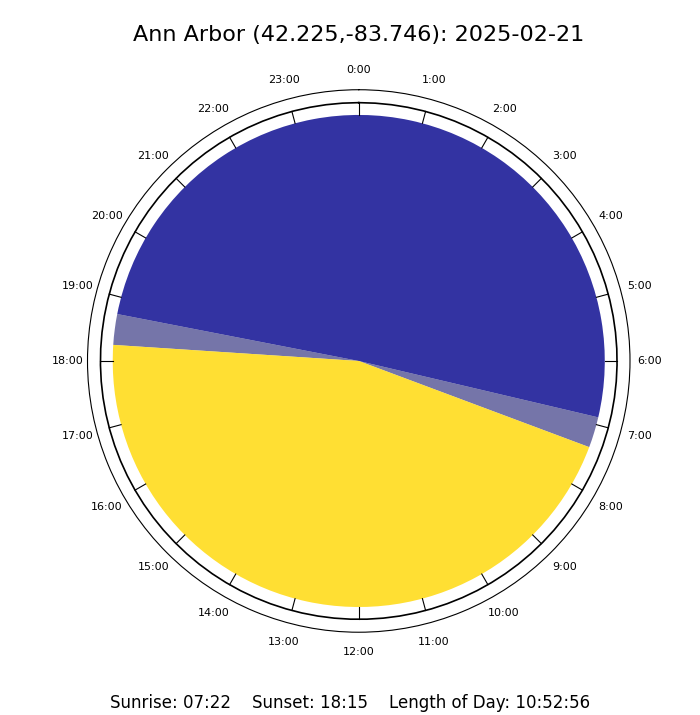

This figure's Python source:
'''
Create a plot showing the daylight hours for the current date.
'''
import numpy as np
import matplotlib.pyplot as plt
from matplotlib.projections.polar import PolarAxes
from typing import cast
from astral import LocationInfo
from astral.sun import sun
from datetime import datetime
import pytz

# Define location
my_latitude: float = 42.22530
my_longitude: float = -83.74567
my_location_name: str = "Ann Arbor"
my_region: str = "Michigan/USA"
my_tz: str = "US/Eastern"

location = LocationInfo(
    my_location_name, 
    my_region, 
    my_tz, 
    my_latitude, 
    my_longitude
)

# Define target date
target_date = datetime.today()
# target_date = datetime(2025, 2, 16)

# List available timezones
# from astral import zoneinfo
# print(zoneinfo.available_timezones())

# Get sunrise, sunset, and twilight times
tz = pytz.timezone(location.timezone)
s = sun(location.observer, date=target_date, tzinfo=tz)

print(f"tz = {tz}")
print(f"date = {target_date}")
print(f"Sunrise: {s['sunrise']}, Sunset: {s['sunset']}")
print(f"Dawn: {s['dawn']}, Dusk: {s['dusk']}")

# Extract times
times = {
    "midnight": datetime.strptime("00:00", "%H:%M").time(),
    "noon": datetime.strptime("12:00", "%H:%M").time(),
    "sunrise": s['sunrise'].time(),
    "sunset": s['sunset'].time(),
    "first_light": s['dawn'].time(),
    "last_light": s['dusk'].time()
}

# Convert time to polar angle (0:00 at top, 12:00 at bottom)
def time_to_angle(time):
    return (time.hour + time.minute / 60) / 24 * 2 * np.pi


# TODO: re-factor into a function
# Create polar plot
fig, ax = plt.subplots(figsize=(7, 7), subplot_kw={'projection': 'polar'})
ax = cast(PolarAxes, ax)  # Tell Pylance that ax is a PolarAxes
ax.set_theta_zero_location('N')  # Midnight at top
ax.set_theta_direction(-1)  # Clockwise rotation

# Full circle for reference
full_circle = 2 * np.pi

angles = {k: time_to_angle(v) for k, v in times.items()}

# Fill nighttime (dusk to dawn)
night_width = (angles['first_light'] - angles['last_light']) % full_circle
ax.bar(angles['last_light'], 1, width=night_width, color='darkblue', alpha=0.8, align='edge')

# Fill twilight regions
twilight_width1 = (angles['sunrise'] - angles['first_light']) % full_circle
twilight_width2 = (angles['last_light'] - angles['sunset']) % full_circle
ax.bar(angles['first_light'], 1, width=twilight_width1, color='midnightblue', alpha=0.6, align='edge')
ax.bar(angles['sunset'], 1, width=twilight_width2, color='midnightblue', alpha=0.6, align='edge')

# Fill daylight region (sunrise to sunset)
daylight_width = (angles['sunset'] - angles['sunrise']) % full_circle
ax.bar(angles['sunrise'], 1, width=daylight_width, color='gold', alpha=0.8, align='edge')

# Set Hour Labels (24-hour format)
hour_labels = [f"{h}:00" for h in range(24)]
ax.set_xticks(np.linspace(0, 2*np.pi, 24, endpoint=False))
ax.set_xticklabels(hour_labels, fontsize=8)

ax.set_yticks([])  # Remove radial ticks
ax.set_yticklabels([])  # Remove radial labels
ax.yaxis.grid(False)  # Remove radial grid lines
ax.xaxis.grid(False)

r_values = [1, 1.05]  # Slightly outside the filled area
for angle in np.linspace(0, 2*np.pi, 24, endpoint=False):
    ax.plot([angle, angle], r_values, color='black', linewidth=0.8, linestyle='solid')

# Draw the outer circle at r = 1.05
outer_circle = np.linspace(0, full_circle, 100)
ax.plot(outer_circle, np.full_like(outer_circle, 1.05), color='black', linewidth=1.2)

# Title
title_str = location.name[:15] + '...' if len(location.name) > 15 else location.name
date_str = target_date.strftime("%Y-%m-%d")  # Format: YYYY-MM-DD
plt.title(f"{title_str} ({my_latitude:.3f}, {my_longitude:.3f}): {date_str}", pad=35, fontsize=16)

# Display length of the day
day_length = s['sunset'] - s['sunrise']
day_length_str = str(day_length).split('.')[0]

# Display sunrise and sunset times
sunrise_time_str = s['sunrise'].strftime("%H:%M")
sunset_time_str = s['sunset'].strftime("%H:%M")

# Add text annotations for sunrise and sunset
plt.figtext(0.5, 0.01, f"Sunrise: {sunrise_time_str}    Sunset: {sunset_time_str}    Length of Day: {day_length_str}", ha='center', fontsize=12)

plt.show()
